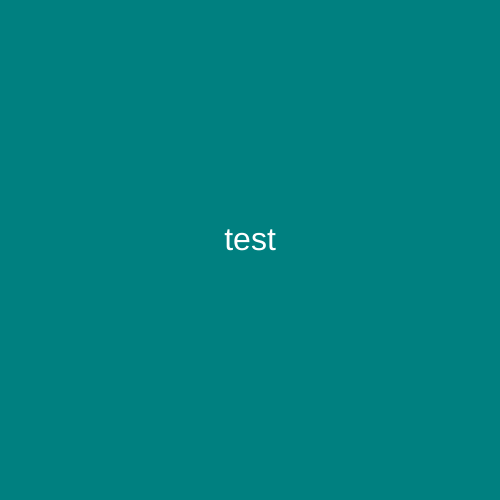
Frame 1 (no input)
Frame 60 (no input): identical to frame 1, image omitted
Frame 120 (the mouse pressed at the canvas centre since frame 60): identical to frame 1, image omitted

The p5.js sketch that drew this single still picture (run headless with seeded random() and noise() and a simulated clock; from frame 60 on, the mouse is pressed at the canvas centre):

// p5.js sketch
// ── sketch.js
function setup() {
  createCanvas(500, 500);
  textAlign(CENTER) ;
}

function draw() {
  background('teal') ;
  fill('white') ;
  textSize(32) ;
  text("test", 250, 250) ;
}
